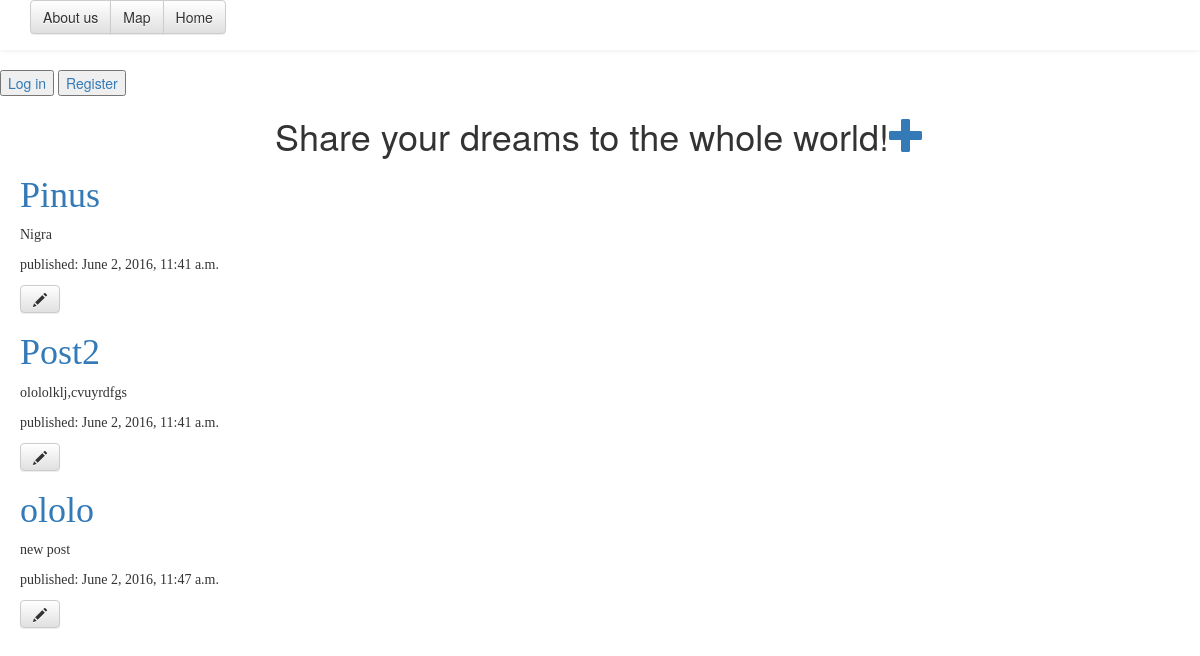
The app's page /, older data.
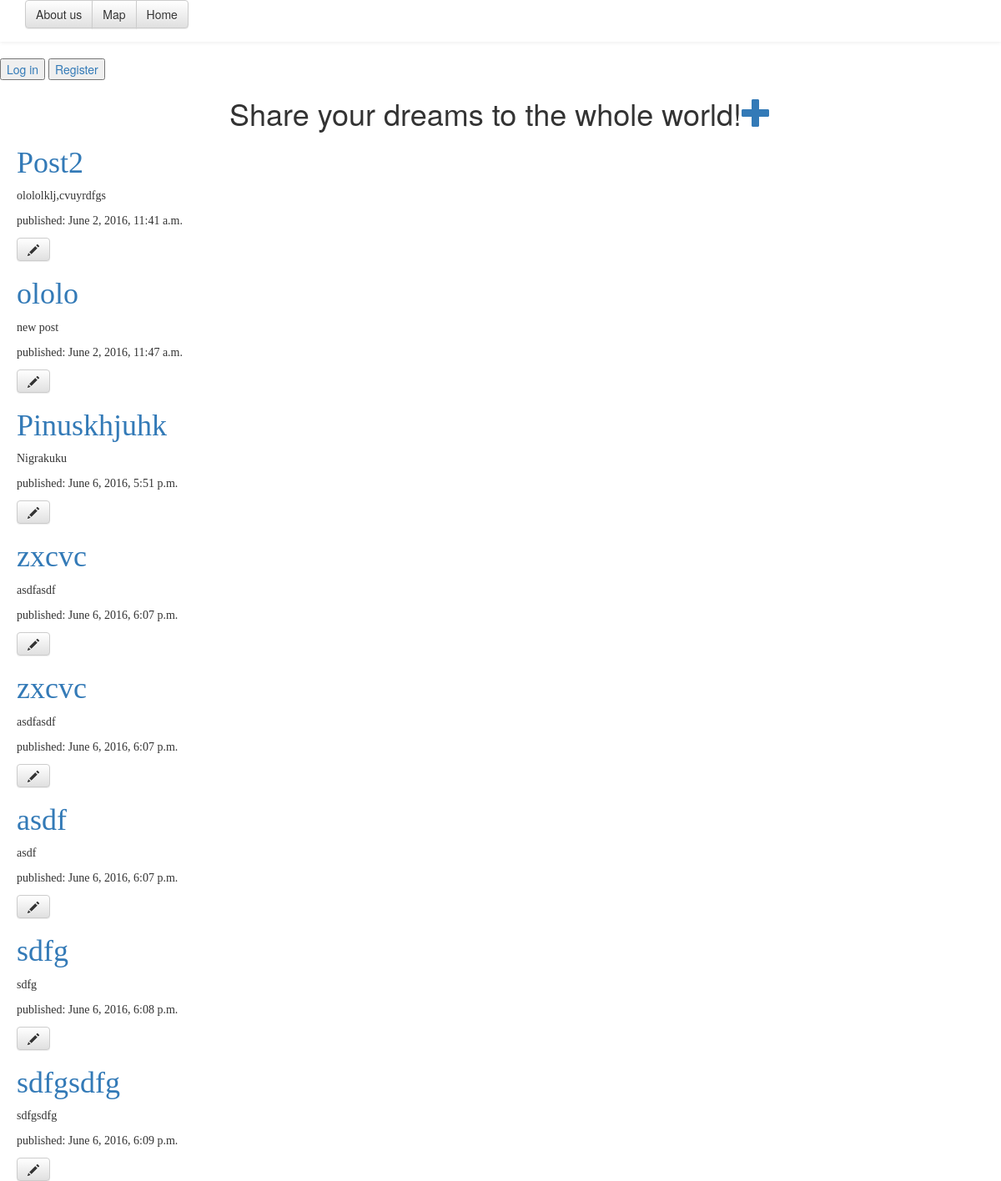
The same page, newer data.
### ShareYourDreams/models.py (models this page shows, shortened)
class Post(models.Model):
    author = models.ForeignKey('auth.User')
    title = models.CharField(max_length=200)
    text = models.CharField(max_length=600)
    created_date = models.DateTimeField(default=timezone.now)
    published_date = models.DateTimeField(blank=True, null=True)
    image = models.ImageField(width_field=35, height_field=30, upload_to='/static')

### ShareYourDreams/views.py (the view)
# urls.py: url(r'^$', views.dreams_list, name='dreams_list'),
def dreams_list(request):
    posts = Post.objects.filter(published_date__lte=timezone.now()).order_by('published_date')
    return render(request, 'ShareYourDreams/dreams_list.html', {'posts': posts})

### templates/ShareYourDreams/dreams_list.html (shortened to what this page needs)
{% load staticfiles %}
    <html>
        <head>
            <link rel="stylesheet" href="//maxcdn.bootstrapcdn.com/bootstrap/3.2.0/css/bootstrap.min.css">
            <link rel="stylesheet" href="//maxcdn.bootstrapcdn.com/bootstrap/3.2.0/css/bootstrap-theme.min.css">
            <link rel="stylesheet" href="{% static 'css/ShareYourDreams.css' %}">
        </head>
        <body id="body">
            <nav class="navbar navbar-default navbar-static-top">
                <div class="container">
                    <div class="btn-group" role="group">
                        <button type="button" class="btn btn-default">About us</button>
                        <button type="button" class="btn btn-default">Map</button>
                        <button type="button" class="btn btn-default">Home</button>
                    </div>
                </div>
            </nav>
            <div>
                {% if request.user.is_anonymous %}
                    <a href="http://127.0.0.1:8000/logging_in"><button type="button">Log in</button></a>
                {% endif %}
                {% if request.user.is_anonymous %}
                    <a href="http://127.0.0.1:8000/registration"><button type="button">Register</button></a>
                {% endif %}
            </div>
            <div>
                <h1 id="heading">Share your dreams to the whole world!<a id="plusbutton" href="{% url 'ShareYourDreams.views.dream_new' %}" class="top-menu"><span class="glyphicon glyphicon-plus"></span></a></h1>
            </div>
            {% for post in posts %}
                <div class="dreamstext">
                    <h1><a href="{% url 'dream_detail' pk=post.pk %}">{{ post.title }}</a></h1>
                    <p>{{ post.text|linebreaks }}</p>
                    <p>published: {{ post.published_date }}</p>
                    <a class="btn btn-default" href="{% url 'dream_edit' pk=post.pk %}"><span class="glyphicon glyphicon-pencil"></span></a>
                </div>
            {% endfor %}
        </body>
    </html>

### ShareYourDreams/static/css/ShareYourDreams.css (style rules this page uses)
.dreamstext { font-family: "Comic Sans MS"; margin-left: 20px; margin-right: 20px; }
#heading { text-align: center ; }
#body { background-image: url("https://wallpaperscraft.com/image/sky_clouds_reflection_boat_86205_3840x2400.jpg"); background-repeat: round; background-attachment: fixed; }
.container { background: transparent; }
.navbar { background: transparent; border-bottom: transparent; }

Row changes from the older to the newer data that the page shows:
changed Post: title "Pinus" → "Pinuskhjuhk"; text "Nigra" → "Nigrakuku"; published_date "June 2, 2016, 11:41 a.m." → "June 6, 2016, 5:51 p.m."; moves down the list
added Post: title "zxcvc", text "asdfasdf", published_date "June 6, 2016, 6:07 p.m."
added Post: title "zxcvc", text "asdfasdf", published_date "June 6, 2016, 6:07 p.m."
added Post: title "asdf", text "asdf", published_date "June 6, 2016, 6:07 p.m."
added Post: title "sdfg", text "sdfg", published_date "June 6, 2016, 6:08 p.m."
added Post: title "sdfgsdfg", text "sdfgsdfg", published_date "June 6, 2016, 6:09 p.m."
